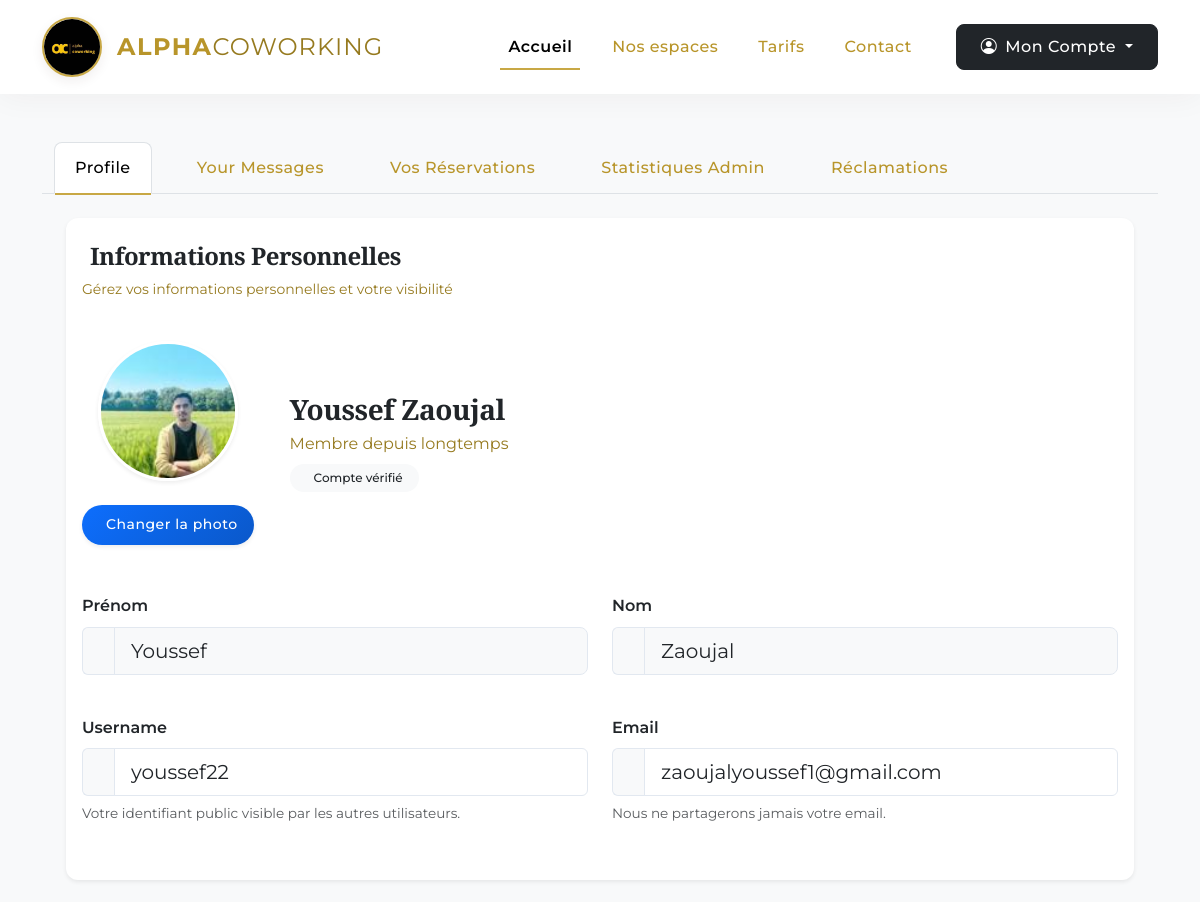
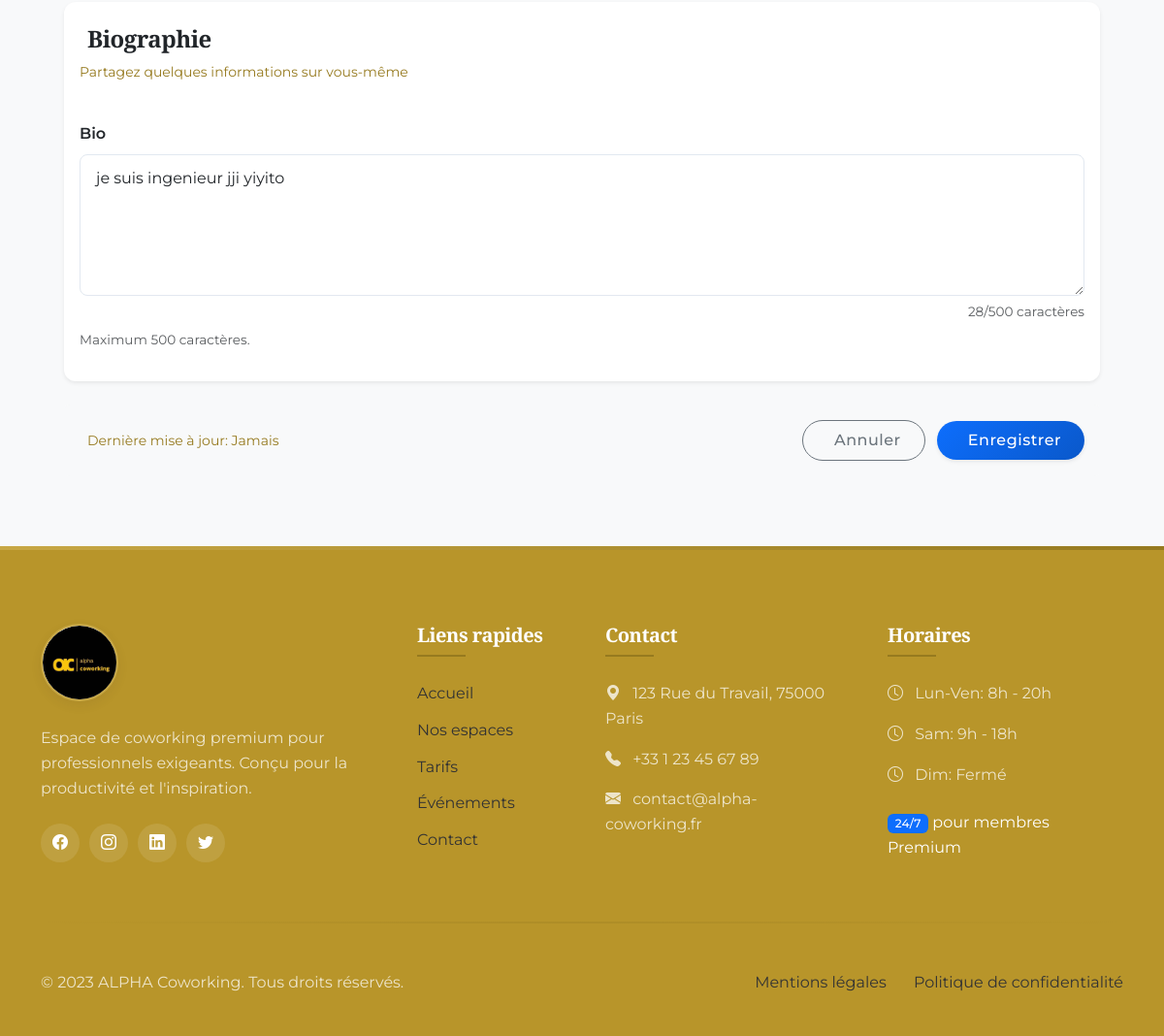
/dashboard/profile (signed in), run on the app's committed database (2 pictures, top to bottom).
### pythonic/models.py (models this page shows, shortened)
class User(db.Model, UserMixin):
    id = db.Column(db.Integer, primary_key=True)
    fname = db.Column(db.String(25), nullable=False)
    lname = db.Column(db.String(25), nullable=False)
    username = db.Column(db.String(25), unique=True, nullable=False)
    email = db.Column(db.String(125), unique=True, nullable=False)
    image_file = db.Column(db.String(20), nullable=False, default="default.png")
    bio = db.Column(db.Text, nullable=True)
    password = db.Column(db.String(60), nullable=False)
    lessons = db.relationship("Lesson", backref="author", lazy=True)

### pythonic/users/routes.py (the view)
@users.route("/dashboard/profile", methods=["GET", "POST"])
@login_required
def profile():
    profile_form = UpdateProfileForm()
    if profile_form.validate_on_submit():
        if profile_form.picture.data:
            picture_file = save_picture(
                profile_form.picture.data, "static/user_pics", output_size=(150, 150)
            )
            current_user.image_file = picture_file
        current_user.username = profile_form.username.data
        current_user.email = profile_form.email.data
        current_user.bio = profile_form.bio.data
        db.session.commit()
        flash("Your profile has been updated", "success")
        return redirect(url_for("users.profile"))
    elif request.method == "GET":
        profile_form.username.data = current_user.username
        profile_form.email.data = current_user.email
        profile_form.bio.data = current_user.bio
    image_file = url_for("static", filename=f"user_pics/{current_user.image_file}")
    return render_template(
        "profile.html",
        title="Profile",
        profile_form=profile_form,
        image_file=image_file,
        active_tab="profile",
    )

### pythonic/users/forms.py (shortened to what this page needs)
class UpdateProfileForm(FlaskForm):
    username = StringField(
        "Username", validators=[DataRequired(), Length(min=2, max=25)]
    )
    email = StringField("Email", validators=[DataRequired(), Email()])
    bio = TextAreaField("Bio")
    picture = FileField(
        "Update Profile Picture", validators=[FileAllowed(["jpg", "png"])]
    )
    submit = SubmitField("Update")

### pythonic/models.py (called while the page is built)
@login_manager.user_loader
def load_user(user_id):
    return User.query.get(int(user_id))

### pythonic/templates/profile.html (shortened to what this page needs)
{% extends "dashboard.html"%}
{% block profile %}
<div class="{{'tab-pane show active fade p-4' if active_tab=='profile' else 'tab-pane fade p-4'}}" id="nav-profile"
    role="tabpanel" aria-labelledby="nav-profile-tab">
    <form action=" " method="POST" enctype="multipart/form-data" class="needs-validation" novalidate>
        <div class="card shadow-sm border-0 mb-4 overflow-hidden">
            <div class="card-header bg-transparent py-4 border-0">
                <h5 class="card-title mb-0 text-dark fw-bold fs-4">
                    Informations Personnelles
                </h5>
                <p class="text-muted mt-2 small">Gérez vos informations personnelles et votre visibilité</p>
            </div>
            <div class="card-body pt-0">
                <div class="row align-items-center mb-5">
                    <div class="col-auto position-relative">
                        <div class="avatar-section text-center">
                            <div class="avatar-preview position-relative rounded-circle overflow-hidden shadow-sm mx-auto" style="width: 140px; height: 140px;">
                                <img id="imagePreview" src="{{image_file}}" class="img-fluid w-100 h-100" alt="Profile picture" style="object-fit: cover;">
                            </div>
                            <div class="mt-4">
                                <label for="picture" class="btn btn-primary btn-sm rounded-pill px-3 shadow-sm">
                                    Changer la photo
                                </label>
                            </div>
                        </div>
                    </div>
                    <div class="col ps-4">
                        <h3 class="mb-1 fw-bold text-dark">{{ current_user.fname }} {{ current_user.lname }}</h3>
                        <p class="text-muted mb-2">Membre depuis {{ current_user.created_at.strftime('%B %Y') if current_user.created_at else 'longtemps' }}</p>
                        <div class="d-flex align-items-center">
                            <span class="badge bg-light text-dark rounded-pill px-3 py-2">
                                Compte vérifié
                            </span>
                        </div>
                    </div>
                </div>
                <div class="row mb-4">
                    <div class="col-md-6 mb-3">
                        <label for="fname" class="form-label fw-semibold text-dark">Prénom</label>
                        <div class="input-group input-group-lg">
                            <span class="input-group-text bg-light border-end-0 rounded-start"></span>
                            <input class="form-control form-control-lg bg-light" type="text" value="{{ current_user.fname}}" readonly>
                        </div>
                    </div>
                    <div class="col-md-6 mb-3">
                        <label for="lname" class="form-label fw-semibold text-dark">Nom</label>
                        <div class="input-group input-group-lg">
                            <span class="input-group-text bg-light border-end-0 rounded-start"></span>
                            <input class="form-control form-control-lg bg-light" type="text" value="{{ current_user.lname}}" readonly>
                        </div>
                    </div>
                </div>
                <div class="row mb-4">
                    <div class="col-md-6 mb-3">
                        {{ profile_form.username.label(class='form-label fw-semibold text-dark')}}
                        <div class="input-group input-group-lg">
                            <span class="input-group-text bg-light border-end-0 rounded-start"></span>
                            {% if profile_form.username.errors%}
                            {{ profile_form.username(class='form-control form-control-lg is-invalid rounded-end')}}
                            <div class="invalid-feedback">
                                {% for error in profile_form.username.errors %}
                                <span>{{error}}</span>
                                {% endfor %}
                            </div>
                            {% else %}
                            {{ profile_form.username(class='form-control form-control-lg rounded-end')}}
                            {% endif %}
                        </div>
                        <div class="form-text">Votre identifiant public visible par les autres utilisateurs.</div>
                    </div>
                    <div class="col-md-6 mb-3">
                        {{ profile_form.email.label(class='form-label fw-semibold text-dark')}}
                        <div class="input-group input-group-lg">
                            <span class="input-group-text bg-light border-end-0 rounded-start"></span>
                            {% if profile_form.email.errors%}
                            {{ profile_form.email(class='form-control form-control-lg is-invalid rounded-end')}}
                            <div class="invalid-feedback">
                                {% for error in profile_form.email.errors %}
                                <span>{{error}}</span>
                                {% endfor %}
                            </div>
                            {% else %}
                            {{ profile_form.email(class='form-control form-control-lg rounded-end')}}
                            {% endif %}
                        </div>
                        <div class="form-text">Nous ne partagerons jamais votre email.</div>
                    </div>
                </div>
            </div>
        </div>
        <div class="card shadow-sm border-0 overflow-hidden">
            <div class="card-header bg-transparent py-4 border-0">
                <h5 class="card-title mb-0 text-dark fw-bold fs-4">
                    Biographie
                </h5>
                <p class="text-muted mt-2 small">Partagez quelques informations sur vous-même</p>
            </div>
            <div class="card-body pt-0">
                <div class="mb-3">
                    {{ profile_form.bio.label(class='form-label fw-semibold text-dark') }}
                    {{ profile_form.bio(class='form-control form-control-lg', rows='5', placeholder='Décrivez-vous en quelques mots...') }}
                    <div class="form-text">Maximum 500 caractères.</div>
                </div>
            </div>
        </div>
        <div class="d-flex justify-content-between align-items-center mt-4 p-3 bg-light rounded">
            <div class="text-muted small">
                Dernière mise à jour: {{ current_user.updated_at.strftime('%d/%m/%Y à %H:%M') if current_user.updated_at else 'Jamais' }}
            </div>
            <div>
                <button class="btn btn-outline-secondary px-4 py-2 rounded-pill me-2" type="reset">
                    Annuler
                </button>
                <button class="btn btn-primary px-4 py-2 rounded-pill shadow-sm" type="submit">
                    Enregistrer
                </button>
            </div>
        </div>
    </form>
</div>
{% endblock profile %}

### pythonic/templates/layout.html (style rules this page uses)
:root { --marron-fonce: #B8952A; --marron-dore: #C8A845; --marron-clair: #967A1F; --beige: #333333; --beige-clair: #F8F9FA; --blanc: #FFFFFF; --noir: #212121; --transition: all 0.4s cubic-bezier(0.645, 0.045, 0.355, 1); }
body { font-family: 'Montserrat', sans-serif; background-color: var(--beige-clair); color: var(--noir); overflow-x: hidden; line-height: 1.6; }
h1, h2, h3, h4, h5, .display-1, .display-2, .display-3 { font-family: 'Playfair Display', serif; font-weight: 600; color: var(--marron-fonce); letter-spacing: -0.5px; }
.btn { padding: 10px 24px; font-weight: 600; letter-spacing: 0.5px; border-radius: 0; transition: var(--transition); position: relative; overflow: hidden; }
.btn-primary { background-color: var(--marron-dore); border-color: var(--marron-dore); color: var(--blanc); }
.bg-light { background-color: var(--beige-clair) !important; }
.text-muted { color: var(--marron-clair) !important; }

### pythonic/templates/profile.html (style rules this page uses)
:root { --primary-hover: #0b5ed7; --transition: all 0.3s ease; }
body { background-color: #f8f9fa; }
.card { border-radius: 12px; transition: transform 0.3s ease, box-shadow 0.3s ease; border: none; }
.form-control, .form-select { border-radius: 8px; padding: 0.75rem 1rem; transition: var(--transition); border: 1px solid #e2e8f0; }
.form-control-lg { font-size: 1rem; }
.input-group-text { background-color: #f8f9fa; border: 1px solid #e2e8f0; transition: var(--transition); }
.btn { border-radius: 8px; font-weight: 500; transition: var(--transition); padding: 0.6rem 1.5rem; }
.btn-primary { background: linear-gradient(135deg, #0d6efd 0%, #0a58ca 100%); border: none; box-shadow: 0 4px 6px rgba(13, 110, 253, 0.25); }
.avatar-preview { transition: transform 0.3s ease, box-shadow 0.3s ease; border: 3px solid #fff; box-shadow: 0 6px 15px rgba(0, 0, 0, 0.1); }
.form-label { font-weight: 600; margin-bottom: 0.5rem; color: #2d3748; }
.form-text { font-size: 0.85rem; margin-top: 0.4rem; }
.badge { font-weight: 500; }

### data on the page
User: fname "Youssef", lname "Zaoujal", username "youssef22", email "zaoujalyoussef1@gmail.com", bio "je suis ingenieur jji yiyito"

### other printed values
{{ profile_form.username.label(class='form-label fw-semibold text-dark') }} "Username"
{{ profile_form.email.label(class='form-label fw-semibold text-dark') }} "Email"
{{ profile_form.bio.label(class='form-label fw-semibold text-dark') }} "Bio"
